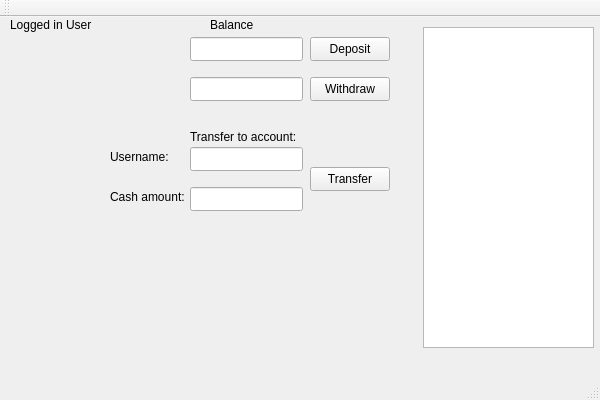
<?xml version="1.0" encoding="UTF-8"?>
<ui version="4.0">
 <class>QtWidgetsBankClass</class>
 <widget class="QMainWindow" name="QtWidgetsBankClass">
  <property name="geometry">
   <rect>
    <x>0</x>
    <y>0</y>
    <width>600</width>
    <height>400</height>
   </rect>
  </property>
  <property name="windowTitle">
   <string>QtWidgetsBank</string>
  </property>
  <widget class="QWidget" name="centralWidget">
   <widget class="QLabel" name="usernameLabel">
    <property name="geometry">
     <rect>
      <x>10</x>
      <y>0</y>
      <width>161</width>
      <height>16</height>
     </rect>
    </property>
    <property name="text">
     <string>Logged in User</string>
    </property>
   </widget>
   <widget class="QLabel" name="balanceLabel">
    <property name="geometry">
     <rect>
      <x>210</x>
      <y>0</y>
      <width>171</width>
      <height>16</height>
     </rect>
    </property>
    <property name="text">
     <string>Balance</string>
    </property>
   </widget>
   <widget class="QLineEdit" name="depositlineEdit">
    <property name="geometry">
     <rect>
      <x>190</x>
      <y>20</y>
      <width>113</width>
      <height>24</height>
     </rect>
    </property>
    <property name="text">
     <string/>
    </property>
   </widget>
   <widget class="QLineEdit" name="withdrawlineEdit">
    <property name="geometry">
     <rect>
      <x>190</x>
      <y>60</y>
      <width>113</width>
      <height>24</height>
     </rect>
    </property>
   </widget>
   <widget class="QPushButton" name="depositButton">
    <property name="geometry">
     <rect>
      <x>310</x>
      <y>20</y>
      <width>80</width>
      <height>24</height>
     </rect>
    </property>
    <property name="text">
     <string>Deposit</string>
    </property>
   </widget>
   <widget class="QPushButton" name="withdrawButton">
    <property name="geometry">
     <rect>
      <x>310</x>
      <y>60</y>
      <width>80</width>
      <height>24</height>
     </rect>
    </property>
    <property name="text">
     <string>Withdraw</string>
    </property>
   </widget>
   <widget class="QLineEdit" name="transferUsernameLineEdit">
    <property name="geometry">
     <rect>
      <x>190</x>
      <y>130</y>
      <width>113</width>
      <height>24</height>
     </rect>
    </property>
    <property name="text">
     <string/>
    </property>
   </widget>
   <widget class="QLabel" name="transferTitleLabel">
    <property name="geometry">
     <rect>
      <x>190</x>
      <y>110</y>
      <width>121</width>
      <height>20</height>
     </rect>
    </property>
    <property name="text">
     <string>Transfer to account:</string>
    </property>
   </widget>
   <widget class="QLabel" name="transferUsernameLabel">
    <property name="geometry">
     <rect>
      <x>110</x>
      <y>130</y>
      <width>81</width>
      <height>20</height>
     </rect>
    </property>
    <property name="text">
     <string>Username: </string>
    </property>
   </widget>
   <widget class="QLabel" name="transferCashLabel">
    <property name="geometry">
     <rect>
      <x>110</x>
      <y>170</y>
      <width>81</width>
      <height>20</height>
     </rect>
    </property>
    <property name="text">
     <string>Cash amount:</string>
    </property>
   </widget>
   <widget class="QLineEdit" name="transferCashLineEdit">
    <property name="geometry">
     <rect>
      <x>190</x>
      <y>170</y>
      <width>113</width>
      <height>24</height>
     </rect>
    </property>
   </widget>
   <widget class="QPushButton" name="transferButton">
    <property name="geometry">
     <rect>
      <x>310</x>
      <y>150</y>
      <width>80</width>
      <height>24</height>
     </rect>
    </property>
    <property name="text">
     <string>Transfer</string>
    </property>
   </widget>
   <widget class="QTextEdit" name="historyTextEdit">
    <property name="geometry">
     <rect>
      <x>423</x>
      <y>10</y>
      <width>171</width>
      <height>321</height>
     </rect>
    </property>
   </widget>
  </widget>
  <widget class="QMenuBar" name="menuBar">
   <property name="geometry">
    <rect>
     <x>0</x>
     <y>0</y>
     <width>600</width>
     <height>21</height>
    </rect>
   </property>
  </widget>
  <widget class="QToolBar" name="mainToolBar">
   <attribute name="toolBarArea">
    <enum>TopToolBarArea</enum>
   </attribute>
   <attribute name="toolBarBreak">
    <bool>false</bool>
   </attribute>
  </widget>
  <widget class="QStatusBar" name="statusBar"/>
 </widget>
 <layoutdefault spacing="6" margin="11"/>
 <resources>
  <include location="QtWidgetsBank.qrc"/>
 </resources>
 <connections/>
</ui>
